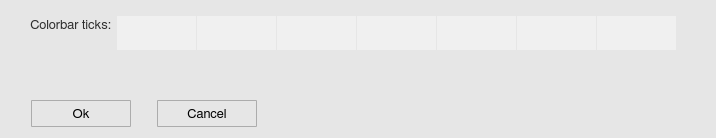
<?xml version="1.0" encoding="UTF-8"?>
<ui version="4.0">
 <class>tickscolorbarWindow</class>
 <widget class="QWidget" name="tickscolorbarWindow">
  <property name="geometry">
   <rect>
    <x>0</x>
    <y>0</y>
    <width>716</width>
    <height>138</height>
   </rect>
  </property>
  <property name="windowTitle">
   <string>Set your own ticks/labels</string>
  </property>
  <property name="windowIcon">
   <iconset>
    <normaloff>icons/tick_icon.svg</normaloff>icons/tick_icon.svg</iconset>
  </property>
  <property name="styleSheet">
   <string notr="true">QWidget {
	background-color: rgb(230,230,230);
}

QScrollBar:vertical {
  border: 1px solid white;
  background-color: rgb(240, 240, 240);
  width: 20px;
  margin: 21px 0px 21px 0px;
}

QScrollBar:horizontal {
  border: 1px solid white;
  background-color: rgb(240, 240, 240);
  height: 20px;
  margin: 0px 21px 0px 21px;
}

QScrollBar::handle:vertical {
  background-color: rgb(205, 205, 205);
  min-height: 25px;
}

QScrollBar:handle:vertical:hover {
  background-color: rgb(166, 166, 166);
}

QScrollBar:handle:vertical:pressed {
  background-color: rgb(96, 96, 96);
}

QScrollBar::handle:horizontal {
  background-color: rgb(205, 205, 205);
  min-width: 25px;
}

QScrollBar:handle:horizontal:hover {
  background-color: rgb(166, 166, 166);
}

QScrollBar:handle:horizontal:pressed {
  background-color: rgb(96, 96, 96);
}

QScrollBar::add-line:vertical {
  border-top: 1px solid rgb(240,240,240);
  border-left: 1px solid white;
  border-right: 1px solid white;
  border-bottom: 1px solid white;
  background-color: rgb(240, 240, 240);
  height: 20px;
  subcontrol-position: bottom;
  subcontrol-origin: margin;
}

QScrollBar::add-line:vertical:hover {
  background-color: rgb(218, 218, 218);
}

QScrollBar::add-line:vertical:pressed {
  background-color: rgb(96, 96, 96);
}

QScrollBar::sub-line:vertical {
  border-top: 1px solid white;
  border-left: 1px solid white;
  border-right: 1px solid white;
  border-bottom: 1px solid rgb(240,240,240);
  background-color: rgb(240, 240, 240);
  height: 20px;
  subcontrol-position: top;
  subcontrol-origin: margin;
}

QScrollBar::sub-line:vertical:hover {
  background-color: rgb(218, 218, 218);
}

QScrollBar::sub-line:vertical:pressed {
  background-color: rgb(96, 96, 96);
}

QScrollBar::up-arrow:vertical {
  image: url(icons/up_arrow_icon.svg); 
  width: 16px;
  height: 16px;
}

QScrollBar::up-arrow:vertical:pressed {
  right: -1px;
  bottom: -1px;
}

QScrollBar::down-arrow:vertical {
  image: url(icons/down_arrow_icon.svg); 
  width: 16px;
  height: 16px;
}

QScrollBar::down-arrow:vertical:pressed {
  right: -1px;
  bottom: -1px;
}

QScrollBar::add-line:horizontal {
  border-top: 1px solid white;
  border-left: 1px solid rgb(240,240,240);
  border-right: 1px solid white;
  border-bottom: 1px solid white;
  background-color: rgb(240, 240, 240);
  width: 20px;
  subcontrol-position: right;
  subcontrol-origin: margin;
}

QScrollBar::add-line:horizontal:hover {
  background-color: rgb(218, 218, 218);
}

QScrollBar::add-line:horizontal:pressed {
  background-color: rgb(96, 96, 96);
}

QScrollBar::sub-line:horizontal {
  border-top: 1px solid white;
  border-left: 1px solid white;
  border-right: 1px solid rgb(240,240,240);
  border-bottom: 1px solid white;
  background-color: rgb(240, 240, 240);
  width: 20px;
  subcontrol-position: left;
  subcontrol-origin: margin;
}

QScrollBar::sub-line:horizontal:hover {
  background-color: rgb(218, 218, 218);
}

QScrollBar::sub-line:horizontal:pressed {
  background-color: rgb(96, 96, 96);
}

QScrollBar::left-arrow:horizontal {
  image: url(icons/left_arrow_icon.svg); 
  width: 16px;
  height: 16px;
}

QScrollBar::left-arrow:horizontal:pressed {
  right: -1px;
  bottom: -1px;
}

QScrollBar::right-arrow:horizontal {
  image: url(icons/right_arrow_icon.svg); 
  width: 16px;
  height: 16px;
}

QScrollBar::right-arrow:horizontal:pressed {
  right: -1px;
  bottom: -1px;
}</string>
  </property>
  <layout class="QGridLayout" name="gridLayout">
   <item row="2" column="0">
    <layout class="QHBoxLayout" name="horizontalLayout_7">
     <item>
      <spacer name="horizontalSpacer_11">
       <property name="orientation">
        <enum>Qt::Horizontal</enum>
       </property>
       <property name="sizeType">
        <enum>QSizePolicy::Fixed</enum>
       </property>
       <property name="sizeHint" stdset="0">
        <size>
         <width>20</width>
         <height>20</height>
        </size>
       </property>
      </spacer>
     </item>
     <item>
      <widget class="QToolButton" name="ok_button">
       <property name="minimumSize">
        <size>
         <width>100</width>
         <height>27</height>
        </size>
       </property>
       <property name="maximumSize">
        <size>
         <width>100</width>
         <height>27</height>
        </size>
       </property>
       <property name="font">
        <font>
         <family>FreeSans</family>
         <pointsize>10</pointsize>
         <weight>50</weight>
         <bold>false</bold>
         <stylestrategy>PreferAntialias</stylestrategy>
         <kerning>true</kerning>
        </font>
       </property>
       <property name="styleSheet">
        <string notr="true">QToolButton {
    border: 1px solid #acacac;
    border-radius: 1px;
    background-color: qlineargradient(x1: 0, y1: 0, x2: 0, y2: 1, 
								stop: 0 #f0f0f0, stop: 1 #e5e5e5);
	color: black;
}

QToolButton:hover {
	border: 1px solid #7eb4ea;
    border-radius: 1px;
	background-color: qlineargradient(x1: 0, y1: 0, x2: 0, y2: 1, 
								stop: 0 #ecf4fc, stop: 1 #dcecfc);
}


QToolButton:pressed {
	border: 1px solid #579de5;
    border-radius: 1px;
    background-color: qlineargradient(x1: 0, y1: 0, x2: 0, y2: 1,
                                      stop: 0 #daecfc, stop: 1 #c4e0fc);
}</string>
       </property>
       <property name="text">
        <string>Ok</string>
       </property>
      </widget>
     </item>
     <item>
      <spacer name="horizontalSpacer_13">
       <property name="orientation">
        <enum>Qt::Horizontal</enum>
       </property>
       <property name="sizeType">
        <enum>QSizePolicy::Fixed</enum>
       </property>
       <property name="sizeHint" stdset="0">
        <size>
         <width>20</width>
         <height>20</height>
        </size>
       </property>
      </spacer>
     </item>
     <item>
      <widget class="QToolButton" name="cancel_button">
       <property name="minimumSize">
        <size>
         <width>100</width>
         <height>27</height>
        </size>
       </property>
       <property name="maximumSize">
        <size>
         <width>100</width>
         <height>27</height>
        </size>
       </property>
       <property name="font">
        <font>
         <family>FreeSans</family>
         <pointsize>10</pointsize>
         <weight>50</weight>
         <bold>false</bold>
         <stylestrategy>PreferAntialias</stylestrategy>
         <kerning>true</kerning>
        </font>
       </property>
       <property name="styleSheet">
        <string notr="true">QToolButton {
    border: 1px solid #acacac;
    border-radius: 1px;
    background-color: qlineargradient(x1: 0, y1: 0, x2: 0, y2: 1, 
								stop: 0 #f0f0f0, stop: 1 #e5e5e5);
	color: black;
}

QToolButton:hover {
	border: 1px solid #7eb4ea;
    border-radius: 1px;
	background-color: qlineargradient(x1: 0, y1: 0, x2: 0, y2: 1, 
								stop: 0 #ecf4fc, stop: 1 #dcecfc);
}


QToolButton:pressed {
	border: 1px solid #579de5;
    border-radius: 1px;
    background-color: qlineargradient(x1: 0, y1: 0, x2: 0, y2: 1,
                                      stop: 0 #daecfc, stop: 1 #c4e0fc);
}</string>
       </property>
       <property name="text">
        <string>Cancel</string>
       </property>
      </widget>
     </item>
     <item>
      <spacer name="horizontalSpacer_12">
       <property name="orientation">
        <enum>Qt::Horizontal</enum>
       </property>
       <property name="sizeHint" stdset="0">
        <size>
         <width>40</width>
         <height>20</height>
        </size>
       </property>
      </spacer>
     </item>
    </layout>
   </item>
   <item row="0" column="0">
    <layout class="QHBoxLayout" name="horizontalLayout_3">
     <item>
      <layout class="QVBoxLayout" name="verticalLayout_2">
       <item>
        <widget class="QLabel" name="label">
         <property name="minimumSize">
          <size>
           <width>0</width>
           <height>27</height>
          </size>
         </property>
         <property name="maximumSize">
          <size>
           <width>16777215</width>
           <height>27</height>
          </size>
         </property>
         <property name="font">
          <font>
           <family>FreeSans</family>
           <pointsize>10</pointsize>
           <stylestrategy>PreferAntialias</stylestrategy>
           <kerning>true</kerning>
          </font>
         </property>
         <property name="styleSheet">
          <string notr="true">QLabel {
    color: rgb(45,45,45);
}</string>
         </property>
         <property name="text">
          <string>Colorbar ticks:</string>
         </property>
         <property name="alignment">
          <set>Qt::AlignRight|Qt::AlignTrailing|Qt::AlignVCenter</set>
         </property>
        </widget>
       </item>
       <item>
        <layout class="QHBoxLayout" name="horizontalLayout">
         <item>
          <spacer name="horizontalSpacer">
           <property name="orientation">
            <enum>Qt::Horizontal</enum>
           </property>
           <property name="sizeType">
            <enum>QSizePolicy::Fixed</enum>
           </property>
           <property name="sizeHint" stdset="0">
            <size>
             <width>20</width>
             <height>20</height>
            </size>
           </property>
          </spacer>
         </item>
         <item>
          <widget class="QToolButton" name="add_button">
           <property name="minimumSize">
            <size>
             <width>27</width>
             <height>27</height>
            </size>
           </property>
           <property name="maximumSize">
            <size>
             <width>27</width>
             <height>27</height>
            </size>
           </property>
           <property name="styleSheet">
            <string notr="true">QToolButton {
	border: 1px solid transparent;
	background-color: transparent;
	width: 27px;
	height: 27px;
}

QToolButton:flat {
	border: none;
}</string>
           </property>
           <property name="icon">
            <iconset>
             <normaloff>icons/plus_icon.svg</normaloff>icons/plus_icon.svg</iconset>
           </property>
           <property name="iconSize">
            <size>
             <width>23</width>
             <height>23</height>
            </size>
           </property>
          </widget>
         </item>
         <item>
          <widget class="QToolButton" name="del_button">
           <property name="minimumSize">
            <size>
             <width>27</width>
             <height>27</height>
            </size>
           </property>
           <property name="maximumSize">
            <size>
             <width>27</width>
             <height>27</height>
            </size>
           </property>
           <property name="styleSheet">
            <string notr="true">QToolButton {
	border: 1px solid transparent;
	background-color: transparent;
	width: 27px;
	height: 27px;
}

QToolButton:flat {
	border: none;
}</string>
           </property>
           <property name="icon">
            <iconset>
             <normaloff>icons/del_tick_icon.svg</normaloff>icons/del_tick_icon.svg</iconset>
           </property>
           <property name="iconSize">
            <size>
             <width>23</width>
             <height>23</height>
            </size>
           </property>
          </widget>
         </item>
         <item>
          <spacer name="horizontalSpacer_2">
           <property name="orientation">
            <enum>Qt::Horizontal</enum>
           </property>
           <property name="sizeType">
            <enum>QSizePolicy::Fixed</enum>
           </property>
           <property name="sizeHint" stdset="0">
            <size>
             <width>20</width>
             <height>20</height>
            </size>
           </property>
          </spacer>
         </item>
        </layout>
       </item>
      </layout>
     </item>
     <item>
      <widget class="QTableWidget" name="table">
       <property name="sizePolicy">
        <sizepolicy hsizetype="Expanding" vsizetype="Fixed">
         <horstretch>0</horstretch>
         <verstretch>0</verstretch>
        </sizepolicy>
       </property>
       <property name="minimumSize">
        <size>
         <width>0</width>
         <height>50</height>
        </size>
       </property>
       <property name="maximumSize">
        <size>
         <width>16777215</width>
         <height>50</height>
        </size>
       </property>
       <property name="font">
        <font>
         <family>FreeSans</family>
         <pointsize>10</pointsize>
         <weight>50</weight>
         <bold>false</bold>
         <stylestrategy>PreferAntialias</stylestrategy>
         <kerning>true</kerning>
        </font>
       </property>
       <property name="focusPolicy">
        <enum>Qt::NoFocus</enum>
       </property>
       <property name="styleSheet">
        <string notr="true">QTableWidget {
    selection-background-color: qlineargradient(x1:0, y1:0, x2:0, y2:1,
									stop:0 #daecfc, stop:1 #c4e0fc);
	selection-color: black;
    background: transparent;
    
}


QTableWidget::item {
    background-color: rgb(240,240,240);
}

QTableWidget::item:hover {
    background-color: qlineargradient(x1:0, y1:0, x2:0, y2:1,
									stop:0 #ecf4fc, stop:1 #dcecfc);
}

QTableWidget::item:selected {
    background-color: qlineargradient(x1:0, y1:0, x2:0, y2:1,
									stop:0 #daecfc, stop:1 #c4e0fc);
}

QScrollBar:vertical {
  border: 1px solid white;
  background-color: rgb(240, 240, 240);
  width: 20px;
  margin: 21px 0px 21px 0px;
}

QScrollBar:horizontal {
  border: 1px solid white;
  background-color: rgb(240, 240, 240);
  height: 20px;
  margin: 0px 21px 0px 21px;
}

QScrollBar::handle:vertical {
  background-color: rgb(205, 205, 205);
  min-height: 25px;
}

QScrollBar:handle:vertical:hover {
  background-color: rgb(166, 166, 166);
}

QScrollBar:handle:vertical:pressed {
  background-color: rgb(96, 96, 96);
}

QScrollBar::handle:horizontal {
  background-color: rgb(205, 205, 205);
  min-width: 25px;
}

QScrollBar:handle:horizontal:hover {
  background-color: rgb(166, 166, 166);
}

QScrollBar:handle:horizontal:pressed {
  background-color: rgb(96, 96, 96);
}

QScrollBar::add-line:vertical {
  border-top: 1px solid rgb(240,240,240);
  border-left: 1px solid white;
  border-right: 1px solid white;
  border-bottom: 1px solid white;
  background-color: rgb(240, 240, 240);
  height: 20px;
  subcontrol-position: bottom;
  subcontrol-origin: margin;
}

QScrollBar::add-line:vertical:hover {
  background-color: rgb(218, 218, 218);
}

QScrollBar::add-line:vertical:pressed {
  background-color: rgb(96, 96, 96);
}

QScrollBar::sub-line:vertical {
  border-top: 1px solid white;
  border-left: 1px solid white;
  border-right: 1px solid white;
  border-bottom: 1px solid rgb(240,240,240);
  background-color: rgb(240, 240, 240);
  height: 20px;
  subcontrol-position: top;
  subcontrol-origin: margin;
}

QScrollBar::sub-line:vertical:hover {
  background-color: rgb(218, 218, 218);
}

QScrollBar::sub-line:vertical:pressed {
  background-color: rgb(96, 96, 96);
}

QScrollBar::up-arrow:vertical {
  image: url(icons/up_arrow_icon.svg); 
  width: 16px;
  height: 16px;
}

QScrollBar::up-arrow:vertical:pressed {
  right: -1px;
  bottom: -1px;
}

QScrollBar::down-arrow:vertical {
  image: url(icons/down_arrow_icon.svg); 
  width: 16px;
  height: 16px;
}

QScrollBar::down-arrow:vertical:pressed {
  right: -1px;
  bottom: -1px;
}

QScrollBar::add-line:horizontal {
  border-top: 1px solid white;
  border-left: 1px solid rgb(240,240,240);
  border-right: 1px solid white;
  border-bottom: 1px solid white;
  background-color: rgb(240, 240, 240);
  width: 20px;
  subcontrol-position: right;
  subcontrol-origin: margin;
}

QScrollBar::add-line:horizontal:hover {
  background-color: rgb(218, 218, 218);
}

QScrollBar::add-line:horizontal:pressed {
  background-color: rgb(96, 96, 96);
}

QScrollBar::sub-line:horizontal {
  border-top: 1px solid white;
  border-left: 1px solid white;
  border-right: 1px solid rgb(240,240,240);
  border-bottom: 1px solid white;
  background-color: rgb(240, 240, 240);
  width: 20px;
  subcontrol-position: left;
  subcontrol-origin: margin;
}

QScrollBar::sub-line:horizontal:hover {
  background-color: rgb(218, 218, 218);
}

QScrollBar::sub-line:horizontal:pressed {
  background-color: rgb(96, 96, 96);
}

QScrollBar::left-arrow:horizontal {
  image: url(icons/left_arrow_icon.svg); 
  width: 16px;
  height: 16px;
}

QScrollBar::left-arrow:horizontal:pressed {
  right: -1px;
  bottom: -1px;
}

QScrollBar::right-arrow:horizontal {
  image: url(icons/right_arrow_icon.svg); 
  width: 16px;
  height: 16px;
}

QScrollBar::right-arrow:horizontal:pressed {
  right: -1px;
  bottom: -1px;
}</string>
       </property>
       <property name="frameShape">
        <enum>QFrame::NoFrame</enum>
       </property>
       <property name="lineWidth">
        <number>0</number>
       </property>
       <property name="verticalScrollBarPolicy">
        <enum>Qt::ScrollBarAlwaysOff</enum>
       </property>
       <property name="horizontalScrollBarPolicy">
        <enum>Qt::ScrollBarAsNeeded</enum>
       </property>
       <property name="sizeAdjustPolicy">
        <enum>QAbstractScrollArea::AdjustIgnored</enum>
       </property>
       <property name="selectionMode">
        <enum>QAbstractItemView::SingleSelection</enum>
       </property>
       <property name="gridStyle">
        <enum>Qt::SolidLine</enum>
       </property>
       <property name="rowCount">
        <number>1</number>
       </property>
       <property name="columnCount">
        <number>7</number>
       </property>
       <attribute name="horizontalHeaderVisible">
        <bool>false</bool>
       </attribute>
       <attribute name="horizontalHeaderMinimumSectionSize">
        <number>80</number>
       </attribute>
       <attribute name="horizontalHeaderDefaultSectionSize">
        <number>80</number>
       </attribute>
       <attribute name="horizontalHeaderHighlightSections">
        <bool>false</bool>
       </attribute>
       <attribute name="verticalHeaderVisible">
        <bool>false</bool>
       </attribute>
       <attribute name="verticalHeaderMinimumSectionSize">
        <number>35</number>
       </attribute>
       <attribute name="verticalHeaderDefaultSectionSize">
        <number>35</number>
       </attribute>
       <attribute name="verticalHeaderHighlightSections">
        <bool>false</bool>
       </attribute>
       <row/>
       <column/>
       <column/>
       <column/>
       <column/>
       <column/>
       <column/>
       <column/>
       <item row="0" column="0">
        <property name="text">
         <string/>
        </property>
        <property name="toolTip">
         <string>Sunday</string>
        </property>
        <property name="font">
         <font>
          <family>FreeSans</family>
          <pointsize>10</pointsize>
         </font>
        </property>
        <property name="textAlignment">
         <set>AlignCenter</set>
        </property>
        <property name="background">
         <brush brushstyle="NoBrush">
          <color alpha="255">
           <red>230</red>
           <green>230</green>
           <blue>230</blue>
          </color>
         </brush>
        </property>
        <property name="flags">
         <set>ItemIsSelectable|ItemIsEditable|ItemIsDragEnabled|ItemIsUserCheckable|ItemIsEnabled</set>
        </property>
       </item>
       <item row="0" column="1">
        <property name="text">
         <string/>
        </property>
        <property name="toolTip">
         <string>Monday</string>
        </property>
        <property name="font">
         <font>
          <family>FreeSans</family>
          <pointsize>10</pointsize>
         </font>
        </property>
        <property name="textAlignment">
         <set>AlignCenter</set>
        </property>
        <property name="background">
         <brush brushstyle="NoBrush">
          <color alpha="255">
           <red>230</red>
           <green>230</green>
           <blue>230</blue>
          </color>
         </brush>
        </property>
        <property name="flags">
         <set>ItemIsSelectable|ItemIsEditable|ItemIsDragEnabled|ItemIsUserCheckable|ItemIsEnabled</set>
        </property>
       </item>
       <item row="0" column="2">
        <property name="text">
         <string/>
        </property>
        <property name="toolTip">
         <string>Tuesday</string>
        </property>
        <property name="font">
         <font>
          <family>FreeSans</family>
          <pointsize>10</pointsize>
         </font>
        </property>
        <property name="textAlignment">
         <set>AlignCenter</set>
        </property>
        <property name="background">
         <brush brushstyle="NoBrush">
          <color alpha="255">
           <red>230</red>
           <green>230</green>
           <blue>230</blue>
          </color>
         </brush>
        </property>
        <property name="flags">
         <set>ItemIsSelectable|ItemIsEditable|ItemIsDragEnabled|ItemIsUserCheckable|ItemIsEnabled</set>
        </property>
       </item>
       <item row="0" column="3">
        <property name="text">
         <string/>
        </property>
        <property name="toolTip">
         <string>Wednesday</string>
        </property>
        <property name="font">
         <font>
          <family>FreeSans</family>
          <pointsize>10</pointsize>
         </font>
        </property>
        <property name="textAlignment">
         <set>AlignCenter</set>
        </property>
        <property name="background">
         <brush brushstyle="NoBrush">
          <color alpha="255">
           <red>230</red>
           <green>230</green>
           <blue>230</blue>
          </color>
         </brush>
        </property>
        <property name="flags">
         <set>ItemIsSelectable|ItemIsEditable|ItemIsDragEnabled|ItemIsUserCheckable|ItemIsEnabled</set>
        </property>
       </item>
       <item row="0" column="4">
        <property name="text">
         <string/>
        </property>
        <property name="toolTip">
         <string>Thursday</string>
        </property>
        <property name="font">
         <font>
          <family>FreeSans</family>
          <pointsize>10</pointsize>
         </font>
        </property>
        <property name="textAlignment">
         <set>AlignCenter</set>
        </property>
        <property name="background">
         <brush brushstyle="NoBrush">
          <color alpha="255">
           <red>230</red>
           <green>230</green>
           <blue>230</blue>
          </color>
         </brush>
        </property>
        <property name="flags">
         <set>ItemIsSelectable|ItemIsEditable|ItemIsDragEnabled|ItemIsUserCheckable|ItemIsEnabled</set>
        </property>
       </item>
       <item row="0" column="5">
        <property name="text">
         <string/>
        </property>
        <property name="toolTip">
         <string>Friday</string>
        </property>
        <property name="font">
         <font>
          <family>FreeSans</family>
          <pointsize>10</pointsize>
         </font>
        </property>
        <property name="textAlignment">
         <set>AlignCenter</set>
        </property>
        <property name="background">
         <brush brushstyle="NoBrush">
          <color alpha="255">
           <red>230</red>
           <green>230</green>
           <blue>230</blue>
          </color>
         </brush>
        </property>
        <property name="flags">
         <set>ItemIsSelectable|ItemIsEditable|ItemIsDragEnabled|ItemIsUserCheckable|ItemIsEnabled</set>
        </property>
       </item>
       <item row="0" column="6">
        <property name="text">
         <string/>
        </property>
        <property name="toolTip">
         <string>Saturday</string>
        </property>
        <property name="font">
         <font>
          <family>FreeSans</family>
          <pointsize>10</pointsize>
         </font>
        </property>
        <property name="textAlignment">
         <set>AlignCenter</set>
        </property>
        <property name="background">
         <brush brushstyle="NoBrush">
          <color alpha="255">
           <red>230</red>
           <green>230</green>
           <blue>230</blue>
          </color>
         </brush>
        </property>
        <property name="flags">
         <set>ItemIsSelectable|ItemIsEditable|ItemIsDragEnabled|ItemIsUserCheckable|ItemIsEnabled</set>
        </property>
       </item>
      </widget>
     </item>
    </layout>
   </item>
   <item row="1" column="0">
    <spacer name="verticalSpacer">
     <property name="orientation">
      <enum>Qt::Vertical</enum>
     </property>
     <property name="sizeHint" stdset="0">
      <size>
       <width>20</width>
       <height>2</height>
      </size>
     </property>
    </spacer>
   </item>
  </layout>
 </widget>
 <resources/>
 <connections/>
</ui>
